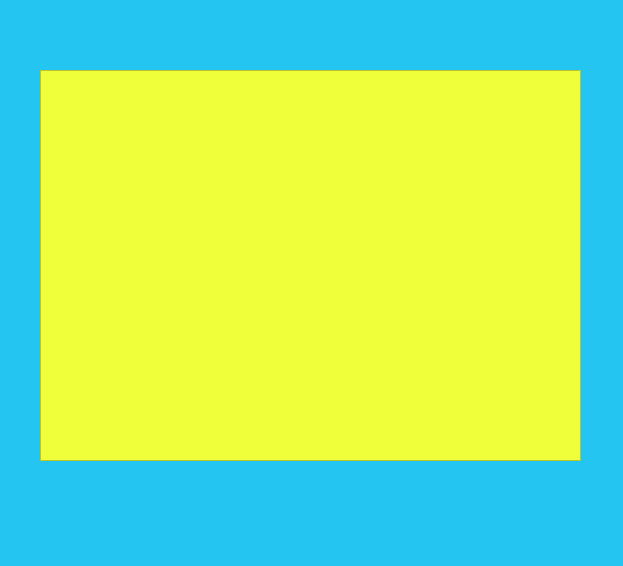
<?xml version="1.0" encoding="UTF-8"?>
<ui version="4.0">
 <class>Dialog</class>
 <widget class="QDialog" name="Dialog">
  <property name="geometry">
   <rect>
    <x>0</x>
    <y>0</y>
    <width>623</width>
    <height>566</height>
   </rect>
  </property>
  <property name="windowTitle">
   <string>Dialog</string>
  </property>
  <property name="styleSheet">
   <string notr="true">background-color: rgb(37, 197, 241);</string>
  </property>
  <widget class="QScrollArea" name="scrollArea">
   <property name="geometry">
    <rect>
     <x>40</x>
     <y>70</y>
     <width>541</width>
     <height>391</height>
    </rect>
   </property>
   <property name="styleSheet">
    <string notr="true">background-color: rgb(239, 255, 57);</string>
   </property>
   <property name="widgetResizable">
    <bool>true</bool>
   </property>
   <widget class="QWidget" name="scrollAreaWidgetContents">
    <property name="geometry">
     <rect>
      <x>0</x>
      <y>0</y>
      <width>539</width>
      <height>389</height>
     </rect>
    </property>
   </widget>
  </widget>
 </widget>
 <resources/>
 <connections/>
</ui>
